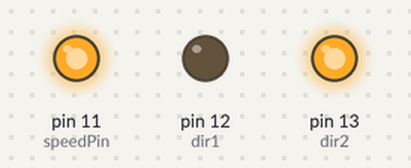
Recording of a sketch running on a simulated Arduino Uno, built with avr-gcc and run on an emulated ATmega328P. Shown: output pins drawn as LEDs (lit = HIGH).

Above: at 0.1 s.
Timing chart, 0 to 1.6 s (numbered marks = the images above):
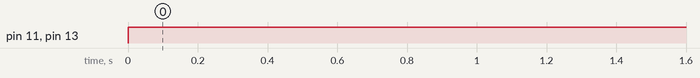

The sketch:

moter.ino
```cpp
const int speedPin=11;
const int dir1=12;
const int dir2=13;
const int speed=255;
void setup() {
  // put your setup code here, to run once:
pinMode(11,OUTPUT);
pinMode(12,OUTPUT);
pinMode(13,OUTPUT);
}

void loop() {
  // put your main code here, to run repeatedly:
digitalWrite(speedPin,speed);
digitalWrite(dir2,HIGH);
digitalWrite(dir1,LOW);

}
```

Measured:
- by itself, pin 11 (speedPin), pin 13 (dir2): LOW → HIGH at 0.00 s
